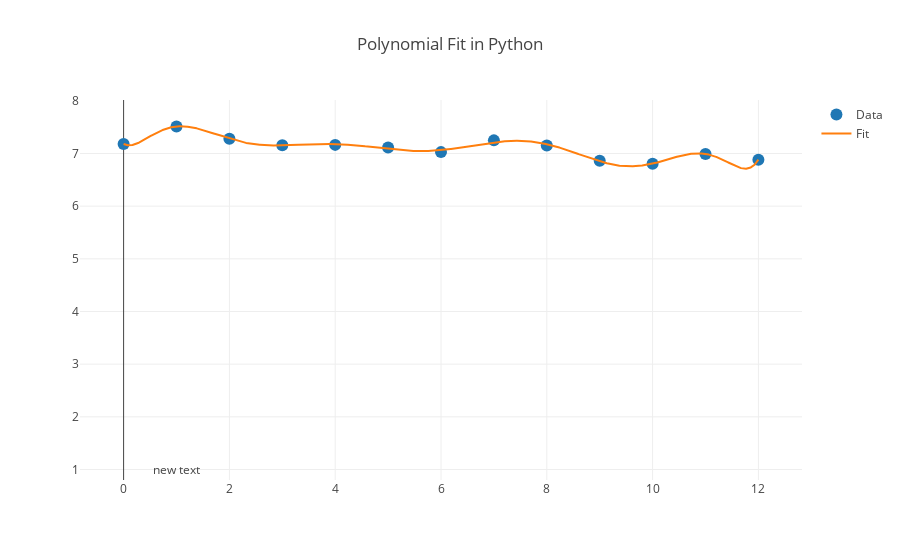

Notebook source saved alongside this figure:
### Code cell
a = len(US_Data_LL)
days = 3270
us_power = 10
US_LL = interploation_1d(US_Data_LL, a, days, us_power)

### Figure 1 — Plotly figure (JSON) as saved in the notebook; plotly's stock layout.template omitted (floating-point values rounded to 4 significant figures; data arrays with more than 128 entries replaced by an {"elided": "..."} marker saying what was removed)
{"data": [{"marker": {"size": 12}, "mode": "markers", "name": "Data", "type": "scatter", "uid": "348d4ff6-3663-426c-80de-bbd63855cc30", "x": [0, 1, 2, 3, 4, 5, 6, 7, 8, 9, 10, 11, 12], "y": [7.182, 7.513, 7.28, 7.158, 7.164, 7.115, 7.026, 7.249, 7.151, 6.864, 6.804, 6.992, 6.883]}, {"mode": "lines", "name": "Fit", "type": "scatter", "uid": "bd227083-12b4-4b0f-8e83-0e08cf4d1ed5", "x": {"elided": "3270 float values"}, "y": {"elided": "3270 float values"}}], "layout": {"annotations": [{"showarrow": false, "x": 1, "y": 1}], "title": {"text": "Polynomial Fit in Python"}}}
